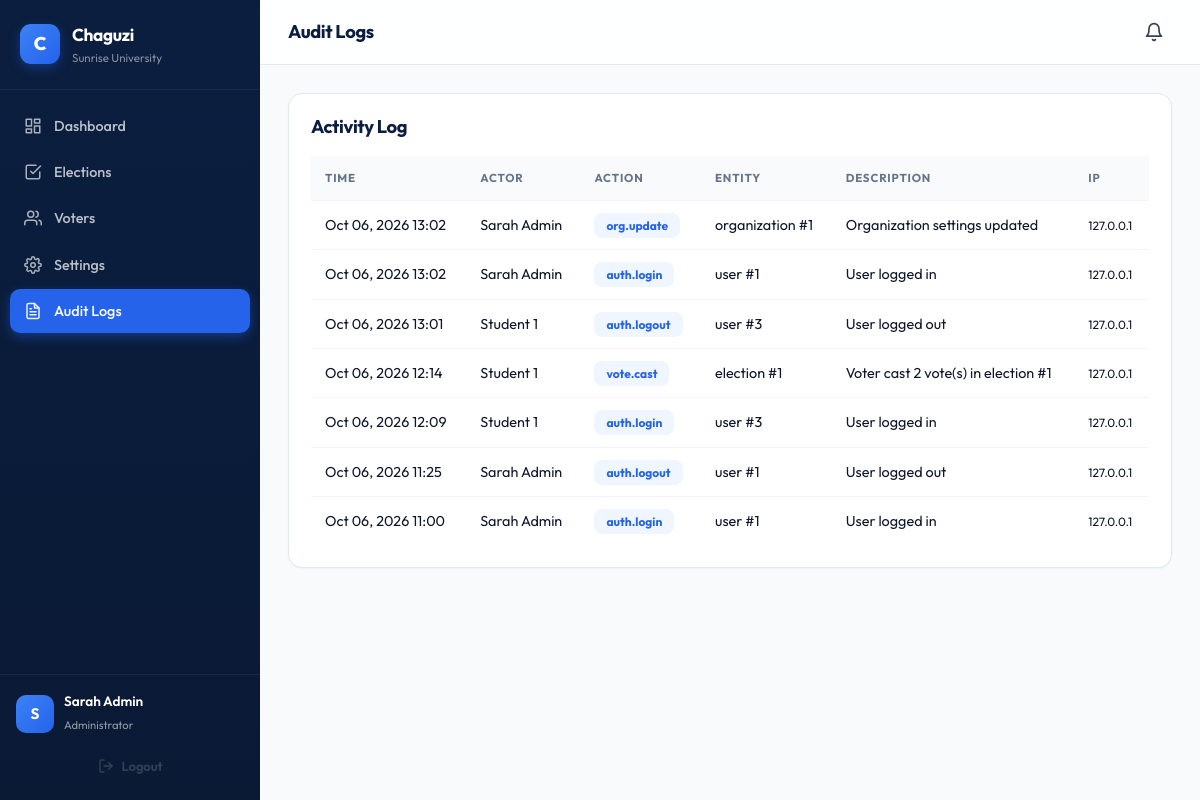
Page /admin/audit-logs (signed in) on the earlier database version.
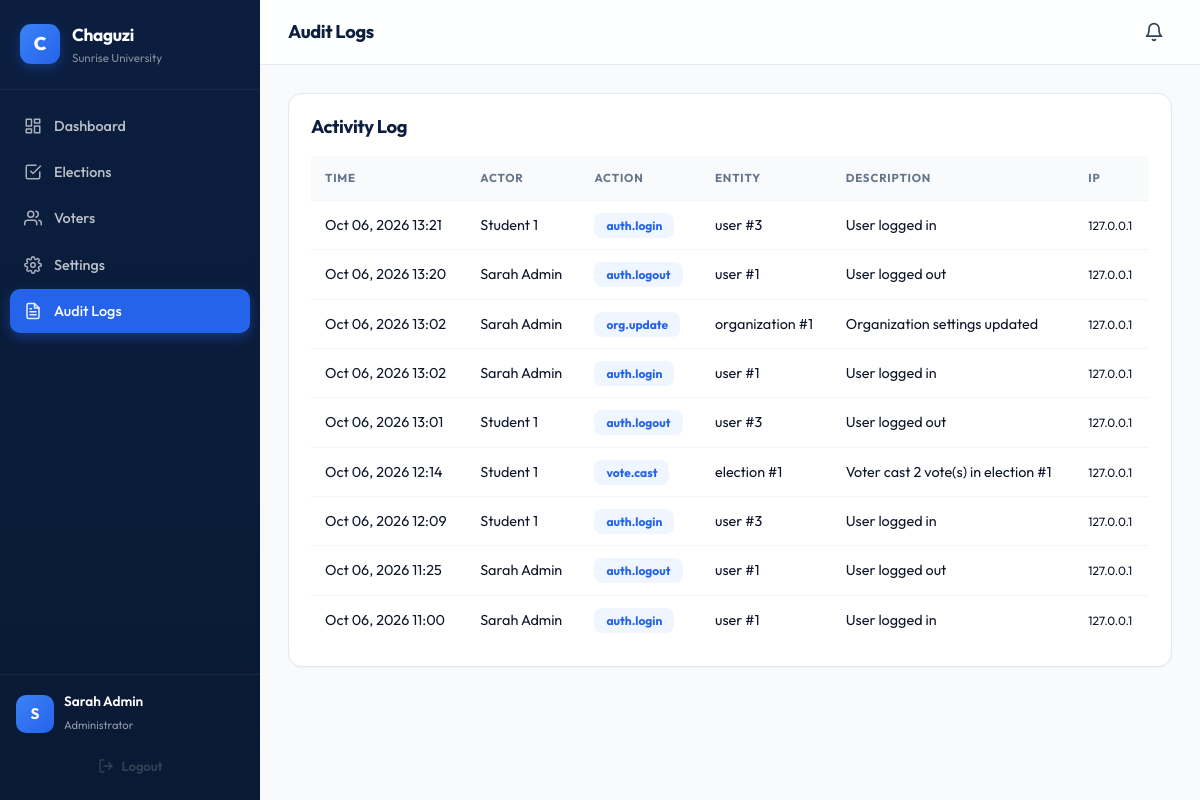
Same page on the later database version.
### models/organization.py (models this page shows, shortened)
class Organization(db.Model):
    __tablename__ = 'organizations'
    id = db.Column(db.Integer, primary_key=True)
    name = db.Column(db.String(200), nullable=False, unique=True, index=True)
    slug = db.Column(db.String(220), nullable=False, unique=True, index=True)
    org_type = db.Column(db.String(50), nullable=False, default='school')
    logo = db.Column(db.String(300))
    email = db.Column(db.String(150), nullable=False)
    phone = db.Column(db.String(50))
    location = db.Column(db.String(200))
    registration_number = db.Column(db.String(100))
    description = db.Column(db.Text)
    voter_id_required = db.Column(db.Boolean, default=True)
    voter_id_label = db.Column(db.String(50), default='Membership ID')
    allow_public_results = db.Column(db.Boolean, default=False)
    default_result_visibility = db.Column(db.String(20), default='after_close')
    is_active = db.Column(db.Boolean, default=True)
    created_at = db.Column(db.DateTime, default=datetime.utcnow)
    updated_at = db.Column(db.DateTime, default=datetime.utcnow, onupdate=datetime.utcnow)
    users = db.relationship('User', backref='organization', lazy='dynamic',
                            cascade='all, delete-orphan')
    elections = db.relationship('Election', backref='organization', lazy='dynamic',
                                cascade='all, delete-orphan')

### models/user.py (models this page shows, shortened)
class User(UserMixin, db.Model):
    __tablename__ = 'users'
    id = db.Column(db.Integer, primary_key=True)
    organization_id = db.Column(db.Integer, db.ForeignKey('organizations.id'),
                                 nullable=False, index=True)
    role = db.Column(db.String(20), nullable=False, default='voter', index=True)
    full_name = db.Column(db.String(150), nullable=False)
    email = db.Column(db.String(150), nullable=False, index=True)
    phone = db.Column(db.String(50))
    voter_id = db.Column(db.String(100), index=True)  # membership/student/employee ID
    password_hash = db.Column(db.String(255), nullable=False)
    is_active = db.Column(db.Boolean, default=True)
    is_approved = db.Column(db.Boolean, default=True)
    last_login = db.Column(db.DateTime)
    last_login_ip = db.Column(db.String(50))
    failed_login_attempts = db.Column(db.Integer, default=0)
    locked_until = db.Column(db.DateTime)
    created_at = db.Column(db.DateTime, default=datetime.utcnow)
    updated_at = db.Column(db.DateTime, default=datetime.utcnow, onupdate=datetime.utcnow)
    votes = db.relationship('Vote', backref='voter', lazy='dynamic',
                            foreign_keys='Vote.voter_id')
    notifications = db.relationship('Notification', backref='user', lazy='dynamic',
                                     cascade='all, delete-orphan')
    audit_logs = db.relationship('AuditLog', backref='actor', lazy='dynamic',
                                  foreign_keys='AuditLog.actor_id')
    __table_args__ = (
        db.UniqueConstraint('organization_id', 'email', name='uq_org_email'),
        db.UniqueConstraint('organization_id', 'voter_id', name='uq_org_voter_id'),
    )
    @property
    def is_admin(self):
        return self.role == 'admin'

### models/audit_log.py (models this page shows, shortened)
class AuditLog(db.Model):
    __tablename__ = 'audit_logs'
    id = db.Column(db.Integer, primary_key=True)
    organization_id = db.Column(db.Integer, db.ForeignKey('organizations.id'),
                                 nullable=False, index=True)
    actor_id = db.Column(db.Integer, db.ForeignKey('users.id'), index=True)
    action = db.Column(db.String(100), nullable=False, index=True)
    entity_type = db.Column(db.String(50))
    entity_id = db.Column(db.Integer)
    description = db.Column(db.Text)
    ip_address = db.Column(db.String(50))
    user_agent = db.Column(db.String(300))
    created_at = db.Column(db.DateTime, default=datetime.utcnow, index=True)

### routes/admin.py (the view)
@admin_bp.route('/audit-logs')
def audit_logs():
    page = request.args.get('page', 1, type=int)
    logs = AuditLog.query.filter_by(organization_id=current_user.organization_id)\
        .order_by(desc(AuditLog.created_at))\
        .paginate(page=page, per_page=current_app.config['AUDIT_PER_PAGE'], error_out=False)
    return render_template('admin/audit_logs.html', pagination=logs)

### routes/admin.py (called while the page is built)
@admin_bp.before_request
@login_required
@admin_required
def before_admin():
    pass

### templates/admin/audit_logs.html (shortened to what this page needs)
{% extends "base.html" %}
{% block page_title %}Audit Logs{% endblock %}
{% block body_class %}admin{% endblock %}
{% block content %}
<div class="panel">
    <div class="panel-header"><h2>Activity Log</h2></div>
    {% if pagination.items %}
    <table class="table">
        <thead><tr><th>Time</th><th>Actor</th><th>Action</th><th>Entity</th><th>Description</th><th>IP</th></tr></thead>
        <tbody>
            {% for log in pagination.items %}
            <tr>
                <td>{{ log.created_at.strftime('%b %d, %Y %H:%M') }}</td>
                <td>{{ log.actor.full_name if log.actor else 'System' }}</td>
                <td><span class="tag">{{ log.action }}</span></td>
                <td>{{ log.entity_type }}{% if log.entity_id %} #{{ log.entity_id }}{% endif %}</td>
                <td>{{ log.description or '' }}</td>
                <td><small>{{ log.ip_address or '' }}</small></td>
            </tr>
            {% endfor %}
        </tbody>
    </table>
    {% else %}
    <div class="empty-state"><h3>No activity yet</h3></div>
    {% endif %}
</div>
{% endblock %}

### templates/base.html (shortened to what this page needs)
<!DOCTYPE html>
<html lang="en">
<head>
    <link rel="stylesheet" href="{{ url_for('static', filename='css/style.css') }}">
</head>
<body class="{% block body_class %}{% endblock %}">
    {% if current_user.is_authenticated %}
    <div class="app-layout">
        <aside class="sidebar" id="sidebar">
            <div class="sidebar-brand">
                <div class="brand-mark">C</div>
                <div class="brand-text">
                    <strong>Chaguzi</strong>
                    <small>{{ current_user.organization.name[:22] }}</small>
                </div>
            </div>
            <nav class="sidebar-nav">
                {% if current_user.is_admin %}
                    <a href="{{ url_for('admin.dashboard') }}" class="nav-item {{ 'active' if request.endpoint == 'admin.dashboard' }}">
                        <svg class="nav-icon" viewBox="0 0 24 24" fill="none" stroke="currentColor" stroke-width="2" stroke-linecap="round" stroke-linejoin="round"><rect x="3" y="3" width="7" height="9"/><rect x="14" y="3" width="7" height="5"/><rect x="14" y="12" width="7" height="9"/><rect x="3" y="16" width="7" height="5"/></svg>
                        <span>Dashboard</span>
                    </a>
                    <a href="{{ url_for('admin.elections') }}" class="nav-item {{ 'active' if request.endpoint and request.endpoint.startswith('admin.election') }}">
                        <svg class="nav-icon" viewBox="0 0 24 24" fill="none" stroke="currentColor" stroke-width="2" stroke-linecap="round" stroke-linejoin="round"><path d="M9 11l3 3L22 4"/><path d="M21 12v7a2 2 0 0 1-2 2H5a2 2 0 0 1-2-2V5a2 2 0 0 1 2-2h11"/></svg>
                        <span>Elections</span>
                    </a>
                    <a href="{{ url_for('admin.voters') }}" class="nav-item {{ 'active' if request.endpoint == 'admin.voters' }}">
                        <svg class="nav-icon" viewBox="0 0 24 24" fill="none" stroke="currentColor" stroke-width="2" stroke-linecap="round" stroke-linejoin="round"><path d="M17 21v-2a4 4 0 0 0-4-4H5a4 4 0 0 0-4 4v2"/><circle cx="9" cy="7" r="4"/><path d="M23 21v-2a4 4 0 0 0-3-3.87"/><path d="M16 3.13a4 4 0 0 1 0 7.75"/></svg>
                        <span>Voters</span>
                    </a>
                    <a href="{{ url_for('admin.settings') }}" class="nav-item {{ 'active' if request.endpoint == 'admin.settings' }}">
                        <span>Settings</span>
                    </a>
                    <a href="{{ url_for('admin.audit_logs') }}" class="nav-item {{ 'active' if request.endpoint == 'admin.audit_logs' }}">
                        <span>Audit Logs</span>
                    </a>
                {% endif %}
            </nav>
            <div class="sidebar-footer">
                <div class="user-mini">
                    <div class="avatar">{{ current_user.full_name[0]|upper }}</div>
                    <div class="user-mini-info">
                        <strong>{{ current_user.full_name }}</strong>
                        <small>{{ 'Administrator' if current_user.is_admin else 'Voter' }}</small>
                    </div>
                </div>
                <a href="{{ url_for('auth.logout') }}" class="btn btn-ghost btn-sm btn-block">
                    <svg viewBox="0 0 24 24" fill="none" stroke="currentColor" stroke-width="2" stroke-linecap="round" stroke-linejoin="round" style="width:16px;height:16px;"><path d="M9 21H5a2 2 0 0 1-2-2V5a2 2 0 0 1 2-2h4"/><polyline points="16 17 21 12 16 7"/><line x1="21" y1="12" x2="9" y2="12"/></svg>
                    Logout
                </a>
            </div>
        </aside>
        <div class="main-area">
            <header class="topbar">
                <div class="topbar-title">{% block page_title %}Dashboard{% endblock %}</div>
                <div class="topbar-right">
                    <button class="notif-bell" id="notifBell" aria-label="Notifications">
                        <svg viewBox="0 0 24 24" fill="none" stroke="currentColor" stroke-width="2" stroke-linecap="round" stroke-linejoin="round"><path d="M18 8A6 6 0 0 0 6 8c0 7-3 9-3 9h18s-3-2-3-9"/><path d="M13.73 21a2 2 0 0 1-3.46 0"/></svg>
                    </button>
                </div>
            </header>
            <main class="content">
                {% block content %}{% endblock %}
            </main>
        </div>
    </div>
    {% else %}
        {% block public_content %}{% endblock %}
    {% endif %}
</body>
</html>

Differences in the rows shown:
added AuditLog: created_at "Oct 06, 2026 13:21", actor "Student 1", action "auth.login", entity_type "user", entity_id "3", description "User logged in", ip_address "127.0.0.1"
added AuditLog: created_at "Oct 06, 2026 13:20", actor "Sarah Admin", action "auth.logout", entity_type "user", entity_id "1", description "User logged out", ip_address "127.0.0.1"
